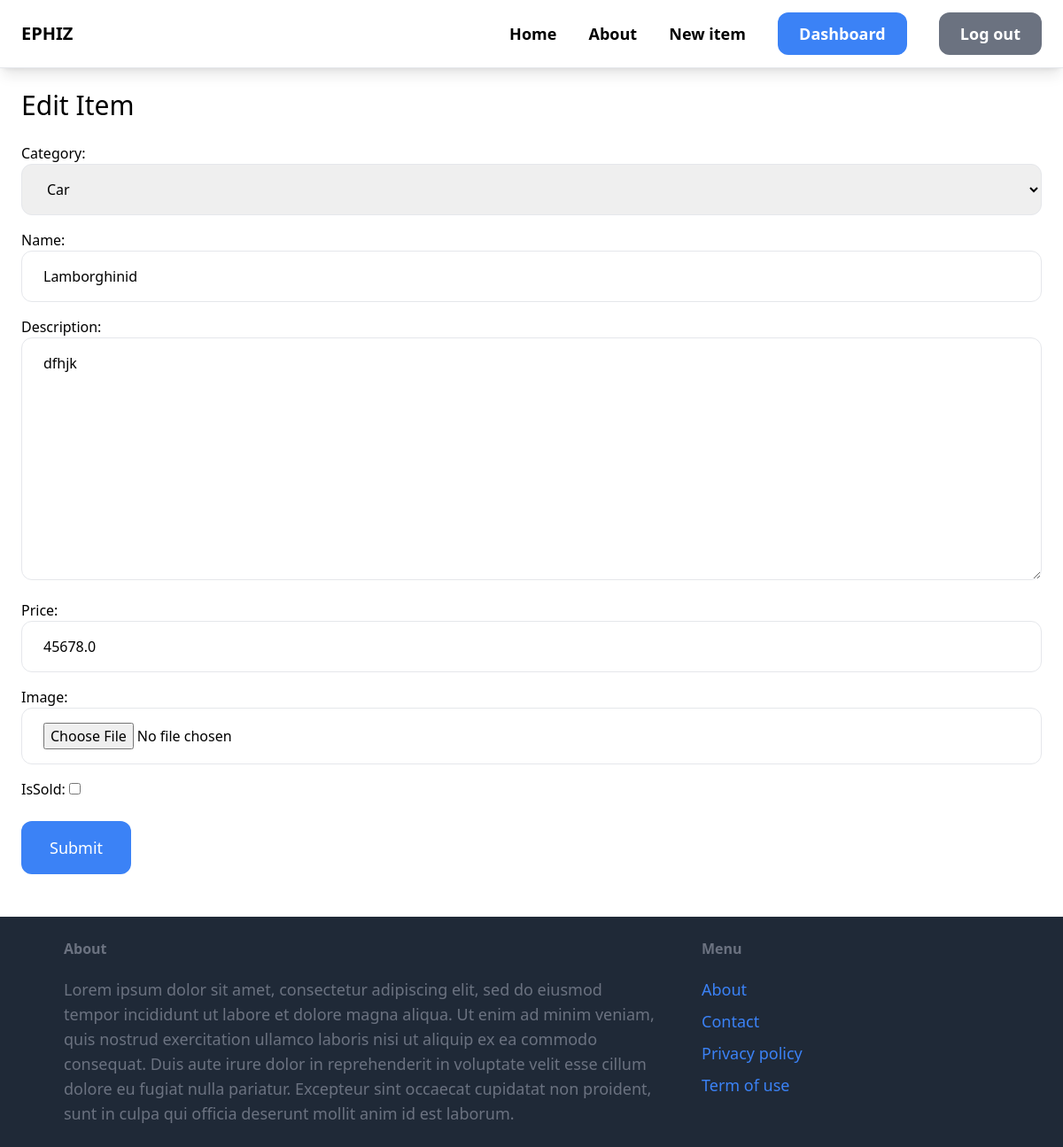
The page /item/3/edit/ (signed in) on the database its author committed.
### item/models.py (models this page shows, shortened)
class Item(models.Model):
    category = models.ForeignKey(Category, related_name='items', on_delete=models.CASCADE)
    name = models.CharField(max_length=255)
    image = models.ImageField(upload_to='item_images/', blank=True, null=True)
    description = models.TextField(blank=True, null = True)
    price = models.FloatField()
    isSold = models.BooleanField(default=False)
    createdAt = models.DateTimeField(auto_now_add=True)
    createdBy = models.ForeignKey(User, related_name='items', on_delete=models.CASCADE)

class Category(models.Model):
    name = models.CharField(max_length=255)
    class Meta:
        verbose_name_plural = 'Categories'
    def __str__(self):
        return self.name

### item/views.py (the view)
# urls.py: path('<int:pk>/edit/', views.edit, name='edit'),
@login_required
def edit(request, pk):
    item = get_object_or_404(Item, pk=pk, createdBy=request.user)
    if request.method == 'POST':
        form = EditItemForm(request.POST, request.FILES, instance=item)
        if form.is_valid():
            form.save()
        return redirect('item:detail', pk=item.id)
    else:
        form = EditItemForm(instance=item)
    return render(request, 'item/form.html', {
        'form': form,
        'title': 'Edit Item'
    })

### item/forms.py
class EditItemForm(forms.ModelForm):
    class Meta:
        model = Item
        fields = ('category', 'name', 'description', 'price', 'image', 'isSold')
        widgets = {
            'category': forms.Select(attrs={'class': inputCSS}),
            'name': forms.TextInput(attrs={'class': inputCSS}),
            'description': forms.Textarea(attrs={'class': inputCSS}),
            'price': forms.TextInput(attrs={'class': inputCSS}),
            'image': forms.FileInput(attrs={'class': inputCSS}),
        }

### templates/item/form.html (shortened to what this page needs)
{% extends 'base.html' %}
{% block content %}
    <h1 class="mb-6 text-3xl">{{title}}</h1>
    <form method="POST" action="." enctype="multipart/form-data">
         <div class="space-y-4">
            {{form.as_p}}
        </div>
        <button class="mt-6 px-8 py-4 text-lg bg-blue-500 hover:bg-blue-700 rounded-xl text-white">Submit</button>
    </form>
{% endblock %}

### rows shown on the page
Item: category "Car", description "dfhjk", price "45678.0"
Category: name "Lamborghinid"

### other values the page prints
{{ title }} "Edit Item"
